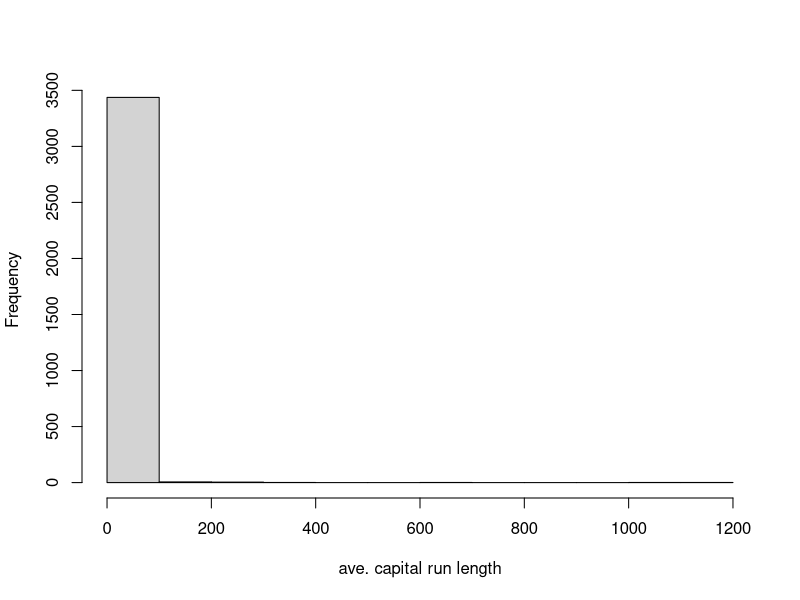

Write the R code that produced this figure.
library(caret);
library(kernlab);
data(spam);
inTrain <- createDataPartition(y=spam$type, p=0.75, list=FALSE);
training <- spam[inTrain,];
testing <- spam[-inTrain,];
hist(training$capitalAve, main="", xlab="ave. capital run length")
